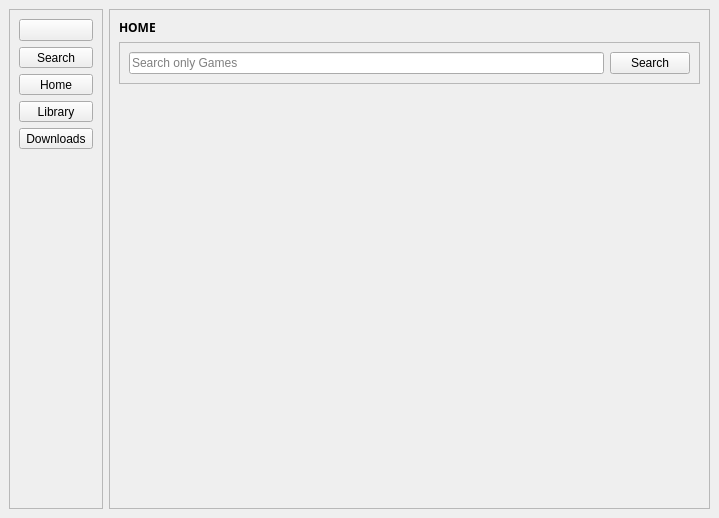
<?xml version="1.0" encoding="UTF-8"?>
<ui version="4.0">
 <class>MainWindow</class>
 <widget class="QMainWindow" name="MainWindow">
  <property name="geometry">
   <rect>
    <x>0</x>
    <y>0</y>
    <width>719</width>
    <height>518</height>
   </rect>
  </property>
  <property name="windowTitle">
   <string>MainWindow</string>
  </property>
  <widget class="QWidget" name="centralwidget">
   <layout class="QHBoxLayout" name="horizontalLayout">
    <item>
     <widget class="QFrame" name="side_bar">
      <property name="sizePolicy">
       <sizepolicy hsizetype="Fixed" vsizetype="Preferred">
        <horstretch>0</horstretch>
        <verstretch>0</verstretch>
       </sizepolicy>
      </property>
      <property name="minimumSize">
       <size>
        <width>60</width>
        <height>0</height>
       </size>
      </property>
      <property name="maximumSize">
       <size>
        <width>200</width>
        <height>16777215</height>
       </size>
      </property>
      <property name="frameShape">
       <enum>QFrame::Shape::StyledPanel</enum>
      </property>
      <property name="frameShadow">
       <enum>QFrame::Shadow::Raised</enum>
      </property>
      <layout class="QVBoxLayout" name="verticalLayout_2">
       <item>
        <widget class="QPushButton" name="btn_toggle">
         <property name="text">
          <string/>
         </property>
         <property name="icon">
          <iconset theme="QIcon::ThemeIcon::ListAdd"/>
         </property>
        </widget>
       </item>
       <item>
        <layout class="QVBoxLayout" name="verticalLayout">
         <item>
          <widget class="QToolButton" name="btn_search">
           <property name="sizePolicy">
            <sizepolicy hsizetype="Expanding" vsizetype="Fixed">
             <horstretch>0</horstretch>
             <verstretch>0</verstretch>
            </sizepolicy>
           </property>
           <property name="layoutDirection">
            <enum>Qt::LayoutDirection::LeftToRight</enum>
           </property>
           <property name="text">
            <string>Search</string>
           </property>
           <property name="icon">
            <iconset theme="QIcon::ThemeIcon::EditFind"/>
           </property>
           <property name="toolButtonStyle">
            <enum>Qt::ToolButtonStyle::ToolButtonTextBesideIcon</enum>
           </property>
           <property name="autoRaise">
            <bool>false</bool>
           </property>
          </widget>
         </item>
         <item>
          <widget class="QToolButton" name="btn_home">
           <property name="sizePolicy">
            <sizepolicy hsizetype="Expanding" vsizetype="Fixed">
             <horstretch>0</horstretch>
             <verstretch>0</verstretch>
            </sizepolicy>
           </property>
           <property name="text">
            <string>Home</string>
           </property>
           <property name="icon">
            <iconset theme="QIcon::ThemeIcon::GoHome"/>
           </property>
           <property name="toolButtonStyle">
            <enum>Qt::ToolButtonStyle::ToolButtonTextBesideIcon</enum>
           </property>
          </widget>
         </item>
         <item>
          <widget class="QToolButton" name="btn_library">
           <property name="sizePolicy">
            <sizepolicy hsizetype="Expanding" vsizetype="Fixed">
             <horstretch>0</horstretch>
             <verstretch>0</verstretch>
            </sizepolicy>
           </property>
           <property name="text">
            <string>Library</string>
           </property>
           <property name="icon">
            <iconset theme="QIcon::ThemeIcon::InputGaming"/>
           </property>
           <property name="toolButtonStyle">
            <enum>Qt::ToolButtonStyle::ToolButtonTextBesideIcon</enum>
           </property>
          </widget>
         </item>
         <item>
          <widget class="QToolButton" name="btn_downloads">
           <property name="sizePolicy">
            <sizepolicy hsizetype="Expanding" vsizetype="Fixed">
             <horstretch>0</horstretch>
             <verstretch>0</verstretch>
            </sizepolicy>
           </property>
           <property name="text">
            <string>Downloads</string>
           </property>
           <property name="icon">
            <iconset theme="QIcon::ThemeIcon::ObjectRotateRight"/>
           </property>
           <property name="popupMode">
            <enum>QToolButton::ToolButtonPopupMode::DelayedPopup</enum>
           </property>
           <property name="toolButtonStyle">
            <enum>Qt::ToolButtonStyle::ToolButtonTextBesideIcon</enum>
           </property>
          </widget>
         </item>
         <item>
          <spacer name="verticalSpacer">
           <property name="orientation">
            <enum>Qt::Orientation::Vertical</enum>
           </property>
           <property name="sizeHint" stdset="0">
            <size>
             <width>20</width>
             <height>40</height>
            </size>
           </property>
          </spacer>
         </item>
        </layout>
       </item>
      </layout>
     </widget>
    </item>
    <item>
     <widget class="QFrame" name="main_entry">
      <property name="frameShape">
       <enum>QFrame::Shape::StyledPanel</enum>
      </property>
      <property name="frameShadow">
       <enum>QFrame::Shadow::Raised</enum>
      </property>
      <layout class="QVBoxLayout" name="verticalLayout_3">
       <item>
        <widget class="QLabel" name="current_view_name">
         <property name="font">
          <font>
           <family>Sans</family>
           <bold>true</bold>
          </font>
         </property>
         <property name="text">
          <string>HOME</string>
         </property>
        </widget>
       </item>
       <item>
        <widget class="QFrame" name="header">
         <property name="sizePolicy">
          <sizepolicy hsizetype="Preferred" vsizetype="Fixed">
           <horstretch>0</horstretch>
           <verstretch>0</verstretch>
          </sizepolicy>
         </property>
         <property name="maximumSize">
          <size>
           <width>16777215</width>
           <height>60</height>
          </size>
         </property>
         <property name="frameShape">
          <enum>QFrame::Shape::StyledPanel</enum>
         </property>
         <property name="frameShadow">
          <enum>QFrame::Shadow::Raised</enum>
         </property>
         <layout class="QHBoxLayout" name="horizontalLayout_3">
          <item>
           <layout class="QHBoxLayout" name="horizontalLayout_2">
            <item>
             <widget class="QLineEdit" name="line_search_bar">
              <property name="placeholderText">
               <string>Search only Games</string>
              </property>
             </widget>
            </item>
            <item>
             <widget class="QPushButton" name="btn_search_2">
              <property name="text">
               <string>Search</string>
              </property>
             </widget>
            </item>
           </layout>
          </item>
         </layout>
        </widget>
       </item>
       <item>
        <widget class="QStackedWidget" name="stackedWidget">
         <property name="sizePolicy">
          <sizepolicy hsizetype="Expanding" vsizetype="Expanding">
           <horstretch>0</horstretch>
           <verstretch>0</verstretch>
          </sizepolicy>
         </property>
         <property name="currentIndex">
          <number>-1</number>
         </property>
        </widget>
       </item>
      </layout>
     </widget>
    </item>
   </layout>
  </widget>
 </widget>
 <resources/>
 <connections/>
</ui>
